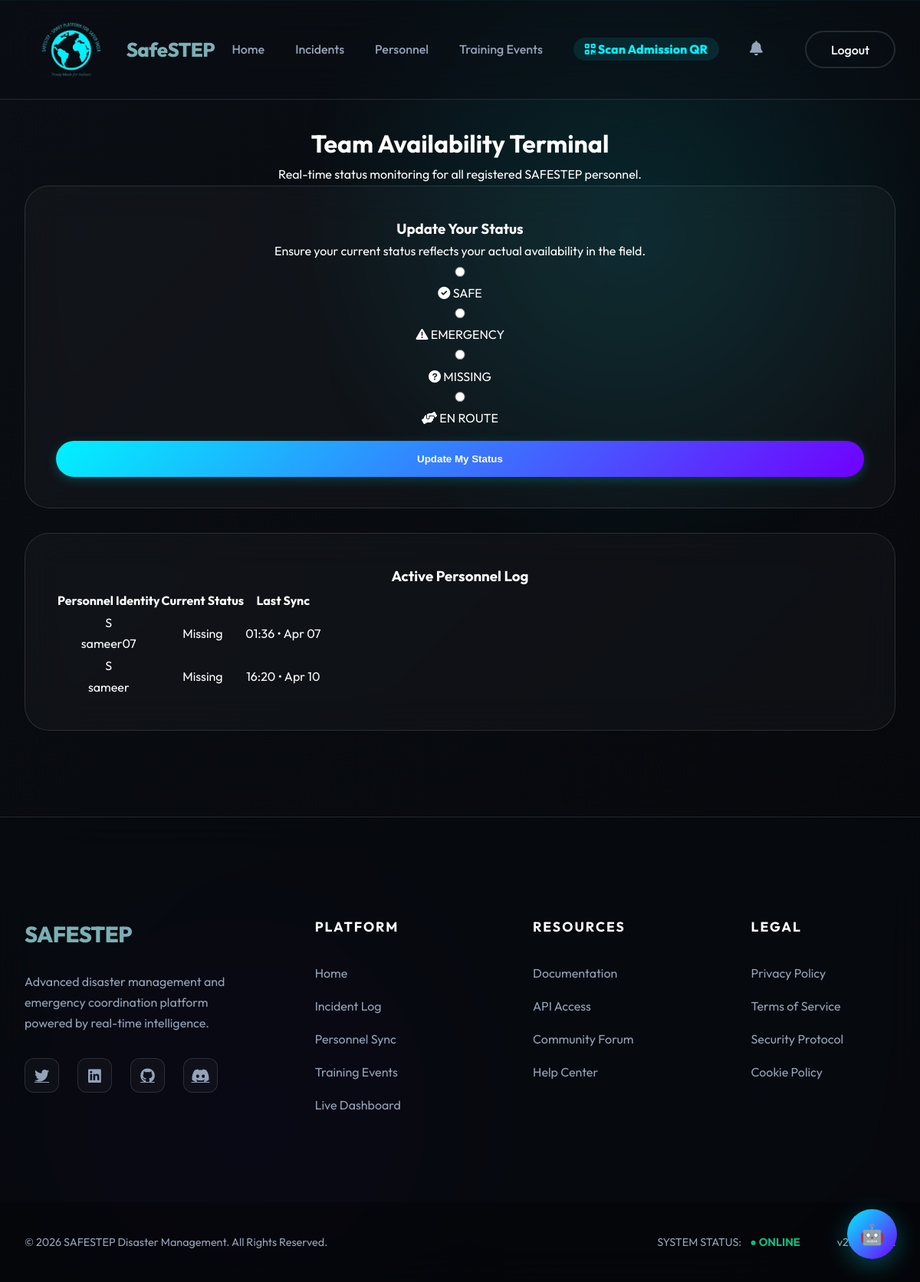
Page /attendance (signed in) on the committed database.
### models.py (models this page shows)
class Attendance(db.Model):
    id = db.Column(db.Integer, primary_key=True)
    user_id = db.Column(db.Integer, db.ForeignKey('user.id'), nullable=False)
    status = db.Column(db.String(50), nullable=False) # 'Safe', 'Missing', 'Needs Help', 'Volunteering'
    last_updated = db.Column(db.DateTime, default=datetime.utcnow)
    user = db.relationship('User', backref=db.backref('attendance', lazy=True))

class User(db.Model, UserMixin):
    id = db.Column(db.Integer, primary_key=True)
    username = db.Column(db.String(150), unique=True, nullable=False)
    email = db.Column(db.String(150), unique=True, nullable=False)
    password = db.Column(db.String(150), nullable=False)
    role = db.Column(db.String(50), default='citizen') # 'government' or 'citizen'

### app.py (the view, shortened to what this page needs)
@app.route('/attendance', methods=['GET', 'POST'])
def attendance():
    all_attendance = Attendance.query.all()
    return render_template('attendance.html', attendance_list=all_attendance)

### app.py (called while the page is built)
@login_manager.user_loader
def load_user(user_id):
    return User.query.get(int(user_id))

### templates/attendance.html (shortened to what this page needs)
{% extends "base.html" %}
{% block content %}
<div class="attendance-section" style="padding-top: 160px; padding-bottom: 5rem; text-align: center;">
    <div class="attendance-header">
        <h1>Team Availability Terminal</h1>
        <p>Real-time status monitoring for all registered SAFESTEP personnel.</p>
    </div>
    <div class="attendance-grid">
        {% if current_user.is_authenticated %}
            <div class="card attendance-status-card">
                <h3>Update Your Status</h3>
                <p>Ensure your current status reflects your actual availability in the field.</p>
                <form method="POST">
                    <div class="status-options">
                        <label class="status-option">
                            <input type="radio" name="status" value="Safe" required>
                            <span class="status-btn safe"><i class="fas fa-check-circle"></i> SAFE</span>
                        </label>
                        <label class="status-option">
                            <input type="radio" name="status" value="Needs Help">
                            <span class="status-btn help"><i class="fas fa-exclamation-triangle"></i> EMERGENCY</span>
                        </label>
                        <label class="status-option">
                            <input type="radio" name="status" value="Missing">
                            <span class="status-btn missing"><i class="fas fa-question-circle"></i> MISSING</span>
                        </label>
                        <label class="status-option">
                            <input type="radio" name="status" value="Volunteering">
                            <span class="status-btn volunteer"><i class="fas fa-hands-helping"></i> EN ROUTE</span>
                        </label>
                    </div>
                    <button type="submit" class="btn-primary-block">Update My Status</button>
                </form>
            </div>
        {% endif %}
        <div class="card attendance-list-card">
            <h3>Active Personnel Log</h3>
            <table class="attendance-table">
                <thead>
                    <tr>
                        <th>Personnel Identity</th>
                        <th>Current Status</th>
                        <th>Last Sync</th>
                    </tr>
                </thead>
                <tbody>
                    {% if attendance_list %}
                        {% for record in attendance_list %}
                            <tr>
                                <td class="user-cell">
                                    <div class="user-avatar">{{ record.user.username[0]|upper }}</div>
                                    <span>{{ record.user.username }}</span>
                                </td>
                                <td>
                                    <span class="status-pill {{ record.status.lower().replace(' ', '-') }}">
                                        {{ record.status }}
                                    </span>
                                </td>
                                <td>{{ record.last_updated.strftime('%H:%M • %b %d') }}</td>
                            </tr>
                        {% endfor %}
                    {% else %}
                        <tr>
                            <td colspan="3" class="empty-cell">No active personnel heartbeats detected.</td>
                        </tr>
                    {% endif %}
                </tbody>
            </table>
        </div>
    </div>
</div>
{% endblock %}

### static/style.css (style rules this page uses)
:root { --primary-color: #00F2FF; --secondary-color: #7000FF; --accent-gradient: linear-gradient(135deg, #00F2FF 0%, #7000FF 100%); --bg-dark: #0B0E14; --bg-surface: rgba(18, 20, 29, 0.4); --text-primary: #FFFFFF; --text-secondary: #94A3B8; --glass-bg: rgba(255, 255, 255, 0.05); --glass-border: rgba(255, 255, 255, 0.12); --glass-blur: blur(25px); --success: #10B981; --warning: #F59E0B; --danger: #EF4444; --radius-lg: 32px; --radius-md: 16px; --radius-pill: 50px; --shadow-glow: 0 0 30px rgba(0, 242, 255, 0.2); --transition: all 0.5s cubic-bezier(0.165, 0.84, 0.44, 1); }
* { margin: 0; padding: 0; box-sizing: border-box; }
body { font-family: 'Outfit', sans-serif; background: linear-gradient(135deg, #0b0e14 0%, #05070a 100%); background-attachment: fixed; color: var(--text-primary); line-height: 1.7; overflow-x: hidden; position: relative; min-height: 100vh; }
body::before { content: ''; position: fixed; top: -100px; right: -10%; width: 1000px; height: 800px; background: radial-gradient(circle, rgba(0, 242, 255, 0.12) 0%, transparent 70%); pointer-events: none; z-index: -1; animation: meshDrift 20s ease-in-out infinite alternate; }
body::after { content: ''; position: fixed; bottom: -150px; left: -10%; width: 900px; height: 700px; background: radial-gradient(circle, rgba(112, 0, 255, 0.08) 0%, transparent 70%); pointer-events: none; z-index: -1; animation: meshDrift 25s ease-in-out infinite alternate-reverse; }
h1, h2, h3, h4, .logo { font-family: 'Outfit', sans-serif; font-weight: 700; }
.btn-primary, .btn-primary-lg, .btn-primary-block { background: var(--accent-gradient); color: #FFFFFF !important; padding: 0.8rem 2rem; border-radius: var(--radius-pill); text-decoration: none; font-weight: 600; display: inline-block; border: none; cursor: pointer; transition: var(--transition); box-shadow: 0 4px 15px rgba(0, 242, 255, 0.2); }
.btn-primary-block { width: 100%; padding: 1rem; margin-top: 1rem; }
.card { background: rgba(255, 255, 255, 0.03); backdrop-filter: var(--glass-blur); -webkit-backdrop-filter: var(--glass-blur); border-radius: var(--radius-lg); padding: 2.5rem; border: 1px solid var(--glass-border); margin-bottom: 2rem; }
input, select, textarea { background: rgba(255, 255, 255, 0.03); border: 1px solid var(--glass-border); padding: 1.2rem; border-radius: 16px; width: 100%; color: #FFFFFF; font-family: inherit; transition: var(--transition); }

### rows in the picture
Attendance: user "S", user.username "sameer07", status "Missing", last_updated "01:36 • Apr 07"
Attendance: user "S", user.username "sameer", status "Missing", last_updated "16:20 • Apr 10"
